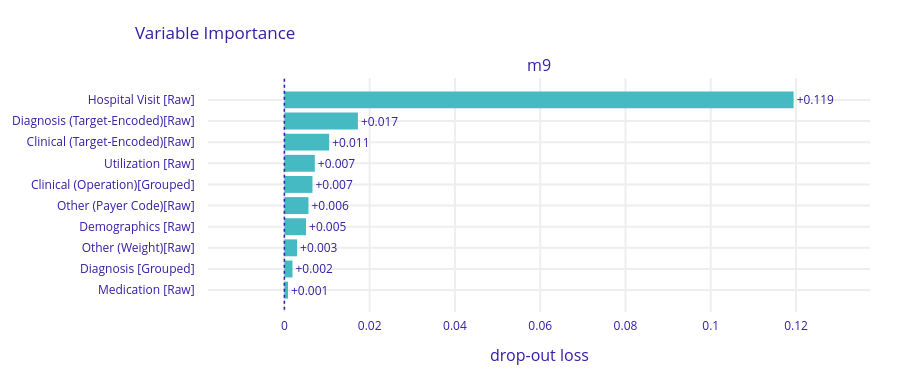
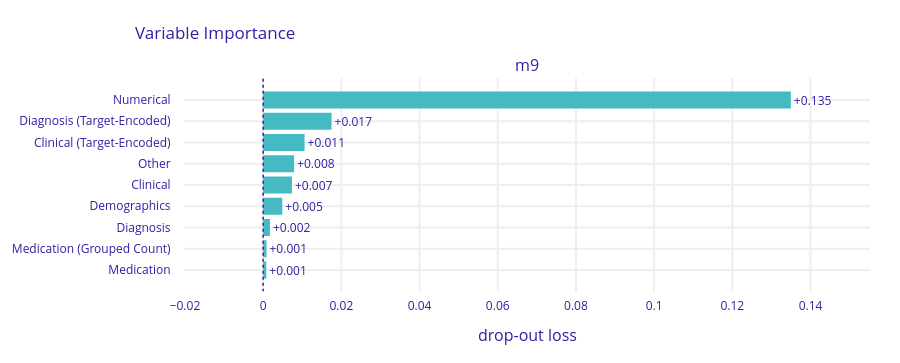

These figures' notebook cell, in order:
### Markdown cell above
### 8. Analysis 2: Feature importance analysis (by permutation on feature groups)

### Code cell
# 2. Concept (Feature Group) Importance -------------------------------------------------------------------------------------------

# Define prediction function
def predict_positive_prob(model, data):
    data = data.loc[:, model.feature_names_in_]
    return model.predict_proba(data)[:, 1]

# Define metric
def negative_prauc(obs, pred):
    return -average_precision_score(obs, pred)

# Define feature groups
group_visit = [
    "pipeline_standard__number_outpatient",
    "pipeline_standard__number_emergency",
    "pipeline_standard__number_inpatient",
]
group_hosp_util = [
    'pipeline_standard__time_in_hospital',
    'pipeline_standard__num_lab_procedures',
    'pipeline_standard__num_procedures',
    'pipeline_standard__num_medications',
    'pipeline_standard__number_diagnoses'
]
group_clin_assess = [
    'pipeline_raw__max_glu_serum',
    'pipeline_raw__A1Cresult',
]
group_clin_ops = [
    'pipeline_admission_type_raw__admission_type_id',
    'pipeline_discharge_raw__discharge_disposition_id',
    'pipeline_admission_src_raw__admission_source_id',
    'pipeline_medical_raw__medical_specialty',
]
group_clin_te = [
    'medical_specialty_te',
    'admission_source_id_te',
    'admission_type_id_te',
    'discharge_disposition_id_te',
]
group_diag = [
    "pipeline_icd9_raw__diag_1",
    "pipeline_icd9_raw__diag_2",
    "pipeline_icd9_raw__diag_3",
]
group_diag_te = [
    "diag_1_te",
    "diag_2_te",
    "diag_3_te",
]
group_med_change = [
    "pipeline_prescript_raw__sulfonylureas__change",
    "pipeline_prescript_raw__tzds__change",
    "pipeline_prescript_raw__meglitinides__change",
    "pipeline_prescript_raw__alpha_glucosidase__change",
    "pipeline_prescript_raw__metformin__change",
    "pipeline_prescript_raw__insulin__change",
]
group_med_prescribed = [
    'pipeline_prescript_raw__sulfonylureas__prescribed',
    'pipeline_prescript_raw__tzds__prescribed',
    'pipeline_prescript_raw__meglitinides__prescribed',
    'pipeline_prescript_raw__alpha_glucosidase__prescribed',
    'pipeline_prescript_raw__metformin__prescribed',
    'pipeline_prescript_raw__insulin__prescribed',
]
group_med_raw = [
    'pipeline_prescript_raw__metformin',
    'pipeline_prescript_raw__repaglinide',
    'pipeline_prescript_raw__nateglinide',
    'pipeline_prescript_raw__chlorpropamide',
    'pipeline_prescript_raw__glimepiride',
    'pipeline_prescript_raw__acetohexamide',
    'pipeline_prescript_raw__glipizide',
    'pipeline_prescript_raw__glyburide',
    'pipeline_prescript_raw__tolbutamide',
    'pipeline_prescript_raw__pioglitazone',
    'pipeline_prescript_raw__rosiglitazone',
    'pipeline_prescript_raw__acarbose',
    'pipeline_prescript_raw__miglitol',
    'pipeline_prescript_raw__troglitazone',
    'pipeline_prescript_raw__tolazamide',
    'pipeline_prescript_raw__insulin',
    'pipeline_prescript_raw__glyburide-metformin',
    'pipeline_prescript_raw__glipizide-metformin',
    'pipeline_prescript_raw__glimepiride-pioglitazone',
    'pipeline_prescript_raw__metformin-rosiglitazone',
    'pipeline_prescript_raw__metformin-pioglitazone',
]

feature_groups_concept = {
    'Hospital Visit [Raw]': group_visit,
    'Demographics [Raw]': dem_cols,
    'Utilization [Raw]': group_hosp_util,
    'Clinical (Operation)[Grouped]': group_clin_ops,
    'Clinical (Assessment)[Raw]': group_clin_assess,
    'Clinical (Target-Encoded)[Raw]': group_clin_te,
    'Diagnosis [Grouped]': group_diag,
    'Diagnosis (Target-Encoded)[Raw]': group_diag_te,
    'Medication [Raw]': group_med_raw,
    'Medication (Distinct Count)[Grouped]': group_med_prescribed,
    'Medication (Change Count)[Grouped]': group_med_change,
    'Other (Payer Code)[Raw]': ['payer_code'],
    'Other (Weight)[Raw]': ['weight'],
}

feature_groups_origin = {
    'Numerical': num_cols,
    'Demographics': dem_cols,
    'Clinical': clin_cols,
    'Clinical (Target-Encoded)': clin_te_cols,
    'Diagnosis': diag_cols,
    'Diagnosis (Target-Encoded)': diag_te_cols,
    'Medication': drug_cols,
    'Medication (Grouped Count)': druggrp_cols,
    'Other': other_cols,
}

# Run feature concept importance
if RUN_FEATURE_GROUP_IMP_CONCEPT:

    # Get last model and data
    k = 'm9'
    model = DICT_MODEL_OUTPUT[k]
    x = X_val[model.feature_names_in_]

    explainer_concept = dx.Explainer(model, x, y_val, label=k, predict_function=predict_positive_prob, verbose=True)
    importance_concept = explainer_concept.model_parts(variable_groups=feature_groups_concept,
                                                       loss_function=negative_prauc,
                                                       type='difference',
                                                       N=None,
                                                       B=100,        # num of permutation
                                                       processes=1,
                                                       random_state=42)
    importance_origin = explainer_concept.model_parts(variable_groups=feature_groups_origin,
                                                       loss_function=negative_prauc,
                                                       type='difference',
                                                       N=None,
                                                       B=100,        # num of permutation
                                                       processes=1,
                                                       random_state=42)

    with open(PATH_XGB_ANALYSIS / 'ana2_explainer_concept.pkl', 'wb') as f:
        explainer_concept.dump(f)

    with open(PATH_XGB_ANALYSIS / 'ana2_importance_concept.pkl', 'wb') as f:
        pickle.dump(importance_concept, f)

    with open(PATH_XGB_ANALYSIS / 'ana2_importance_origin.pkl', 'wb') as f:
        pickle.dump(importance_origin, f)

else:

    with open(PATH_XGB_ANALYSIS / 'ana2_explainer_concept.pkl', 'rb') as f:
        explainer_concept = pickle.load(f)

    with open(PATH_XGB_ANALYSIS / 'ana2_importance_concept.pkl', 'rb') as f:
        importance_concept = pickle.load(f)

    with open(PATH_XGB_ANALYSIS / 'ana2_importance_origin.pkl', 'rb') as f:
        importance_origin = pickle.load(f)

# Plot importance
print('Variable importance: by concept classification')
importance_concept.plot(show=True)#.show(renderer='browser')
print('\n')

print('Variable importance: by original data classification')
importance_origin.plot(show=True)#.show(renderer='browser')
print('\n')

### Figure 1 — Plotly figure (JSON) as saved in the notebook; plotly's stock layout.template omitted (floating-point values rounded to 4 significant figures)
{"data": [{"base": 0.0, "hoverinfo": "text", "hoverlabel": {"bgcolor": "rgba(0,0,0,0.8)"}, "hovertext": ["Model: m9 loss after<br>variable: Hospital Visit [Raw] is permuted: 0.119<br>Drop-out loss change: +0.119", "Model: m9 loss after<br>variable: Diagnosis (Target-Encoded)[Raw] is permuted: 0.017<br>Drop-out loss change: +0.017", "Model: m9 loss after<br>variable: Clinical (Target-Encoded)[Raw] is permuted: 0.011<br>Drop-out loss change: +0.011", "Model: m9 loss after<br>variable: Utilization [Raw] is permuted: 0.007<br>Drop-out loss change: +0.007", "Model: m9 loss after<br>variable: Clinical (Operation)[Grouped] is permuted: 0.007<br>Drop-out loss change: +0.007", "Model: m9 loss after<br>variable: Other (Payer Code)[Raw] is permuted: 0.006<br>Drop-out loss change: +0.006", "Model: m9 loss after<br>variable: Demographics [Raw] is permuted: 0.005<br>Drop-out loss change: +0.005", "Model: m9 loss after<br>variable: Other (Weight)[Raw] is permuted: 0.003<br>Drop-out loss change: +0.003", "Model: m9 loss after<br>variable: Diagnosis [Grouped] is permuted: 0.002<br>Drop-out loss change: +0.002", "Model: m9 loss after<br>variable: Medication [Raw] is permuted: 0.001<br>Drop-out loss change: +0.001"], "marker": {"color": "#46bac2"}, "orientation": "h", "showlegend": false, "text": ["+0.119", "+0.017", "+0.011", "+0.007", "+0.007", "+0.006", "+0.005", "+0.003", "+0.002", "+0.001"], "textposition": "outside", "x": [0.1194, 0.01724, 0.01051, 0.007139, 0.006588, 0.005651, 0.005078, 0.002981, 0.001897, 0.0008484], "y": ["Hospital Visit [Raw]", "Diagnosis (Target-Encoded)[Raw]", "Clinical (Target-Encoded)[Raw]", "Utilization [Raw]", "Clinical (Operation)[Grouped]", "Other (Payer Code)[Raw]", "Demographics [Raw]", "Other (Weight)[Raw]", "Diagnosis [Grouped]", "Medication [Raw]"], "type": "bar", "xaxis": "x", "yaxis": "y"}], "layout": {"xaxis": {"anchor": "y", "domain": [0.0, 1.0], "type": "linear", "gridwidth": 2, "zeroline": false, "automargin": true, "ticks": "outside", "tickcolor": "white", "ticklen": 3, "fixedrange": true, "range": [-0.01791, 0.1373]}, "yaxis": {"anchor": "x", "domain": [0.0, 1.0], "type": "category", "autorange": "reversed", "gridwidth": 2, "automargin": true, "ticks": "outside", "tickcolor": "white", "ticklen": 10, "fixedrange": true}, "annotations": [{"font": {"size": 16}, "showarrow": false, "text": "m9", "x": 0.5, "xanchor": "center", "xref": "paper", "y": 1.0, "yanchor": "bottom", "yref": "paper"}, {"font": {"size": 16}, "showarrow": false, "text": "drop-out loss", "x": 0.5, "xanchor": "center", "xref": "paper", "y": 0, "yanchor": "top", "yref": "paper", "yshift": -30}], "shapes": [{"line": {"color": "#371ea3", "dash": "dot", "width": 1.5}, "type": "line", "x0": 0.0, "x1": 0.0, "xref": "x", "y0": -1, "y1": 10, "yref": "y"}], "title": {"text": "Variable Importance", "x": 0.15}, "font": {"color": "#371ea3"}, "margin": {"t": 78, "b": 71, "r": 30}, "height": 383.0}}

### Figure 2 — Plotly figure (JSON) as saved in the notebook; plotly's stock layout.template omitted (floating-point values rounded to 4 significant figures)
{"data": [{"base": 0.0, "hoverinfo": "text", "hoverlabel": {"bgcolor": "rgba(0,0,0,0.8)"}, "hovertext": ["Model: m9 loss after<br>variable: Numerical is permuted: 0.135<br>Drop-out loss change: +0.135", "Model: m9 loss after<br>variable: Diagnosis (Target-Encoded) is permuted: 0.017<br>Drop-out loss change: +0.017", "Model: m9 loss after<br>variable: Clinical (Target-Encoded) is permuted: 0.011<br>Drop-out loss change: +0.011", "Model: m9 loss after<br>variable: Other is permuted: 0.008<br>Drop-out loss change: +0.008", "Model: m9 loss after<br>variable: Clinical is permuted: 0.007<br>Drop-out loss change: +0.007", "Model: m9 loss after<br>variable: Demographics is permuted: 0.005<br>Drop-out loss change: +0.005", "Model: m9 loss after<br>variable: Diagnosis is permuted: 0.002<br>Drop-out loss change: +0.002", "Model: m9 loss after<br>variable: Medication (Grouped Count) is permuted: 0.001<br>Drop-out loss change: +0.001", "Model: m9 loss after<br>variable: Medication is permuted: 0.001<br>Drop-out loss change: +0.001"], "marker": {"color": "#46bac2"}, "orientation": "h", "showlegend": false, "text": ["+0.135", "+0.017", "+0.011", "+0.008", "+0.007", "+0.005", "+0.002", "+0.001", "+0.001"], "textposition": "outside", "x": [0.135, 0.01749, 0.01059, 0.007921, 0.007361, 0.004901, 0.001736, 0.0008562, 0.0008082], "y": ["Numerical", "Diagnosis (Target-Encoded)", "Clinical (Target-Encoded)", "Other", "Clinical", "Demographics", "Diagnosis", "Medication (Grouped Count)", "Medication"], "type": "bar", "xaxis": "x", "yaxis": "y"}], "layout": {"xaxis": {"anchor": "y", "domain": [0.0, 1.0], "type": "linear", "gridwidth": 2, "zeroline": false, "automargin": true, "ticks": "outside", "tickcolor": "white", "ticklen": 3, "fixedrange": true, "range": [-0.02024, 0.1552]}, "yaxis": {"anchor": "x", "domain": [0.0, 1.0], "type": "category", "autorange": "reversed", "gridwidth": 2, "automargin": true, "ticks": "outside", "tickcolor": "white", "ticklen": 10, "fixedrange": true}, "annotations": [{"font": {"size": 16}, "showarrow": false, "text": "m9", "x": 0.5, "xanchor": "center", "xref": "paper", "y": 1.0, "yanchor": "bottom", "yref": "paper"}, {"font": {"size": 16}, "showarrow": false, "text": "drop-out loss", "x": 0.5, "xanchor": "center", "xref": "paper", "y": 0, "yanchor": "top", "yref": "paper", "yshift": -30}], "shapes": [{"line": {"color": "#371ea3", "dash": "dot", "width": 1.5}, "type": "line", "x0": 0.0, "x1": 0.0, "xref": "x", "y0": -1, "y1": 9, "yref": "y"}], "title": {"text": "Variable Importance", "x": 0.15}, "font": {"color": "#371ea3"}, "margin": {"t": 78, "b": 71, "r": 30}, "height": 363.0}}
